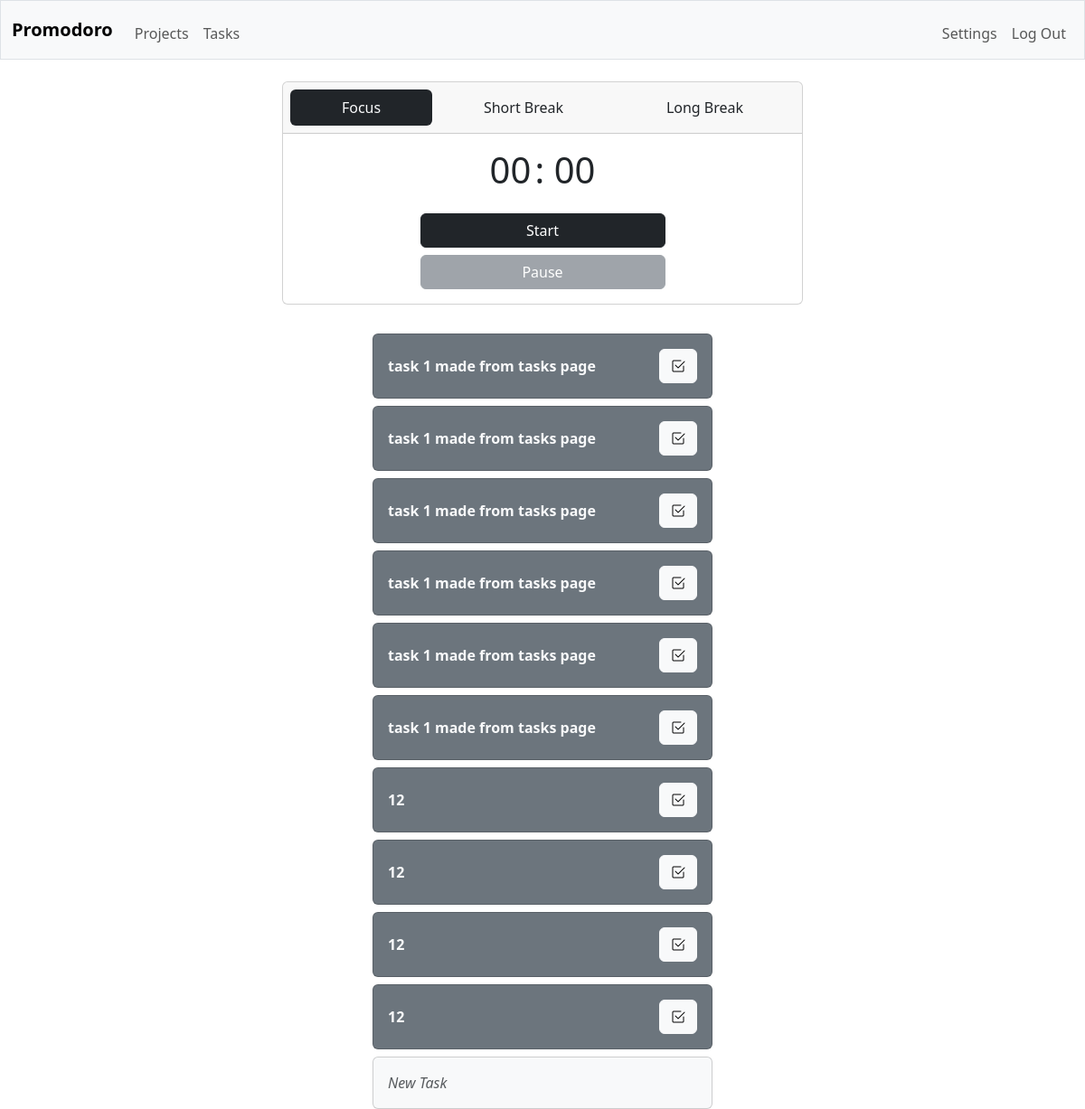
Page / (signed in) on the committed database.
### tables this page shows
CREATE TABLE "tasks" (id INTEGER NOT NULL, user_id INTEGER NOT NULL, name TEXT NOT NULL, duration INTEGER, project_id INTEGER, due_date DATETIME, status TEXT DEFAULT "In Progress", priority TEXT DEFAULT "Medium",  description TEXT, PRIMARY KEY(id), FOREIGN KEY (project_id) REFERENCES projects(id), FOREIGN KEY (user_id) REFERENCES users(id));

### app.py (the view)
@app.route("/", methods=["GET", "POST"])
@login_required
def index():
    pomodoro_duration = db.execute("SELECT pomodoro FROM timer WHERE user_id = ?", session["user_id"])
    pomodoro_duration = pomodoro_duration[0]["pomodoro"]
    pomodoro_duration *= 60
    projects = db.execute("SELECT * FROM projects WHERE user_id = ?", session["user_id"])
    tasks = db.execute("SELECT * FROM tasks WHERE user_id = ?", session["user_id"])
    project_dict = db.execute("SELECT id, name FROM projects WHERE projects.user_id = ?", session["user_id"])
    return render_template("index.html", db=db, pomodoro_duration=pomodoro_duration, projects=projects, tasks=tasks, project_dict=project_dict)

### helpers.py (called while the page is built)
def login_required(f):
    @wraps(f)
    def decorated_function(*args, **kwargs):
        if session.get("user_id") is None:
            return redirect("/login")
        return f(*args, **kwargs)
    return decorated_function

### templates/index.html (shortened to what this page needs)
{% extends "layout.html" %}
{% block content %}
<div class="container-fluid">
    <div class="row py-4">
        <div class="col-md-6 offset-md-3">
            <div class="card bg--bs-dark-bg-subtle">
                <div class="card-header">
                    <ul class="nav nav-fill nav-pills card-header-pills">
                        <li class="nav-item">
                            <a href="/" class="nav-link text-light text-bg-dark" aria-current="true">Focus</a>
                        </li>
                        <li class="nav-item">
                            <a href="/short" class="nav-link text-dark">Short Break</a>
                        </li>
                        <li class="nav-item">
                            <a href="/long" class="nav-link text-dark">Long Break</a>
                        </li>
                    </ul>
                </div>
                <div class="card-body">
                    <div class="countdown mx-3 text-center countdown">
                        <h1 class="d-inline" id="minutes">00</h1>
                        <h1 class="d-inline"> : </h1>
                        <h1 class="d-inline" id="seconds">00</h1>
                    </div>
                    <div class="pt-4 d-grid gap-2 col-6 mx-auto">
                    <button id="pomoStart" type="button" class="btn btn-dark btn-md">Start</button>
                    <button id="pomoPause" class="btn btn-secondary" type="button" disabled>Pause</button>
                </div>
                </div>
            </div>
        </div>
    </div>
    {% for task in tasks %}
    <div id="index-row-{{ task.id }}" class="row pt-2">
        <div class="col-md-4 offset-md-4">
            <div class="card text-bg-secondary task">
                <div class="card-body d-flex justify-content-between align-items-center">
                    <a href="#" class="text-light fw-bold task-name" id="task-card-{{ task.id }}" data-bs-toggle="modal" data-bs-target="#editTaskModal-{{ task.id }}" data-task-id="{{ task.id }}">
                        {{ task.name }}
                    </a>
                    <form action="/remove_task" name="remove_task" method="post">
                        <button class="btn btn-light" type="submit"><i class="bi bi-check2-square"></i></button>
                    </form>
                </div>
            </div>
        </div>
    </div>
    {% endfor %}
    <div class="row pt-2">
        <div class="col-md-4 offset-md-4">
            <a href="#" class="text-dark" data-bs-toggle="modal" data-bs-target="#taskModal">
                <div class="card text-bg-light new-task">
                    <div class="card-body">
                        <span class="text-muted fst-italic ">New Task</span>
                    </div>
               </div>
            </a>
        </div>
    </div>
</div>
{% endblock %}

### static/styles.css (style rules this page uses)
a { text-decoration: none !important; }

### rows in the picture
tasks: name "task 1 made from tasks page"
tasks: name "task 1 made from tasks page"
tasks: name "task 1 made from tasks page"
tasks: name "task 1 made from tasks page"
tasks: name "task 1 made from tasks page"
tasks: name "task 1 made from tasks page"
tasks: name "12"
tasks: name "12"
tasks: name "12"
tasks: name "12"
